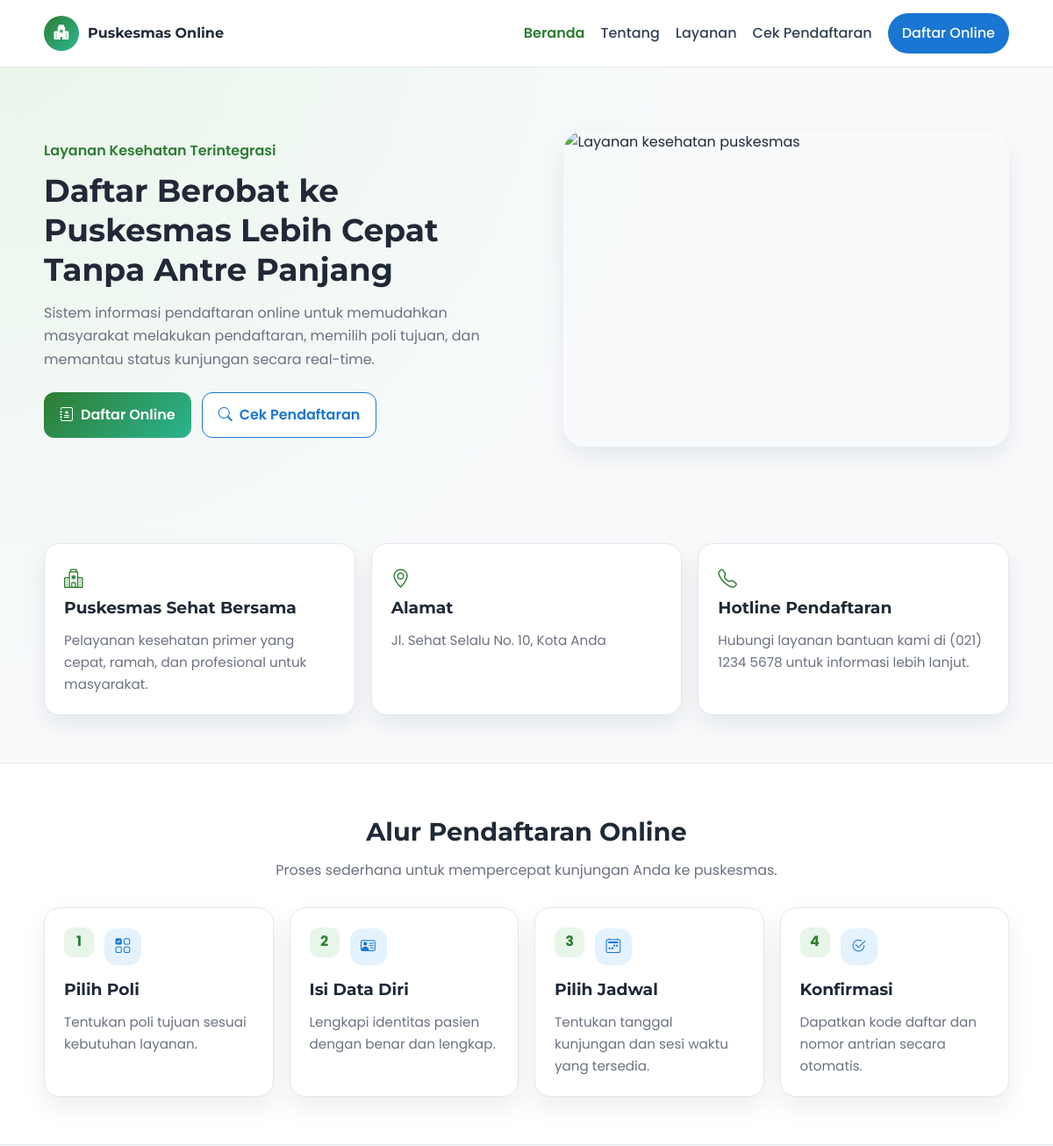
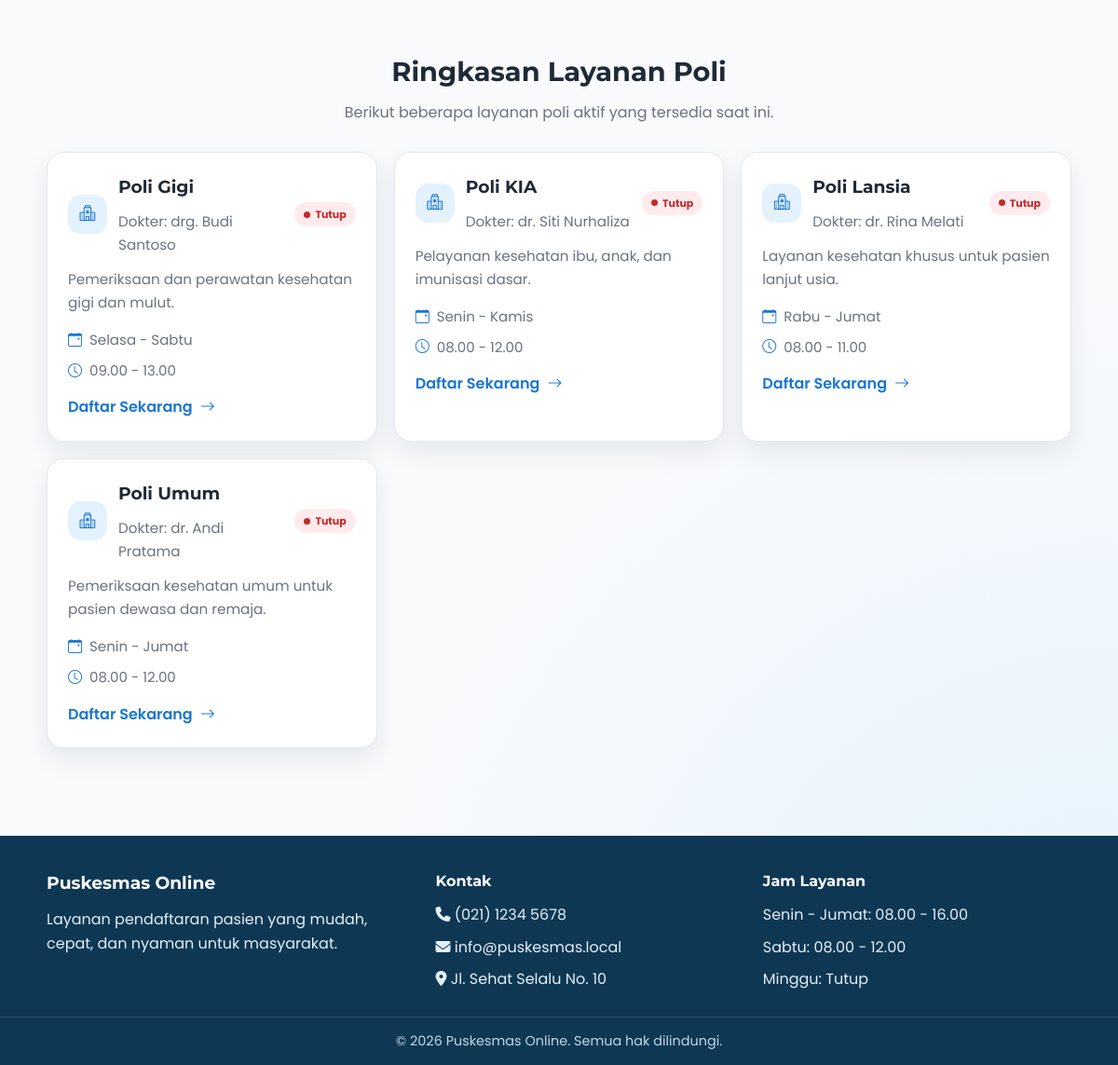
The page / on the database its author committed (2 pictures, top to bottom).
### tables this page shows
CREATE TABLE `profil_puskesmas` (
  `id` int unsigned NOT NULL AUTO_INCREMENT,
  `nama_puskesmas` varchar(150) NOT NULL,
  `deskripsi_singkat` text,
  `alamat` text,
  `telepon` varchar(30) DEFAULT NULL,
  `email` varchar(100) DEFAULT NULL,
  `visi` text,
  `misi` text,
  `informasi_umum` text,
  `created_at` timestamp NULL DEFAULT CURRENT_TIMESTAMP,
  `updated_at` timestamp NULL DEFAULT CURRENT_TIMESTAMP ON UPDATE CURRENT_TIMESTAMP,
  PRIMARY KEY (`id`)
);

CREATE TABLE `poli` (
  `id` int unsigned NOT NULL AUTO_INCREMENT,
  `nama_poli` varchar(100) NOT NULL,
  `deskripsi` text,
  `kondisi_ditangani` text,
  `dokter` varchar(100) DEFAULT NULL,
  `jadwal` varchar(150) DEFAULT NULL,
  `jam_operasional` varchar(100) DEFAULT NULL,
  `is_active` tinyint(1) NOT NULL DEFAULT '1',
  `created_at` timestamp NULL DEFAULT CURRENT_TIMESTAMP,
  `updated_at` timestamp NULL DEFAULT CURRENT_TIMESTAMP ON UPDATE CURRENT_TIMESTAMP,
  PRIMARY KEY (`id`)
);

### config/koneksi.php (called while the page is built, shortened)
<?php
if (!function_exists('cekStatusBuka')) {
	function cekStatusBuka(string $jadwal, string $jamOp): bool
	{
		$hariMap = [
			'senin' => 1, 'selasa' => 2, 'rabu' => 3, 'kamis' => 4,
			'jumat' => 5, 'sabtu' => 6, 'minggu' => 7,
		];
		$now      = new DateTime('now');
		$hariIni  = (int) $now->format('N');
		$jamNow   = $now->format('H:i');
		$jadwalLower = strtolower($jadwal);
		$hariDibuka  = false;
		if (preg_match('/(\w+)\s*[-–]\s*(\w+)/', $jadwalLower, $m)) {
			$awal  = $hariMap[$m[1]] ?? null;
			$akhir = $hariMap[$m[2]] ?? null;
			if ($awal && $akhir) {
				$hariDibuka = ($hariIni >= $awal && $hariIni <= $akhir);
			}
		}
		if (!$hariDibuka) {
			return false;
		}
		$jamOp = str_replace('.', ':', $jamOp);
		if (preg_match('/(\d{1,2}:\d{2})\s*[-–]\s*(\d{1,2}:\d{2})/', $jamOp, $m)) {
			return ($jamNow >= $m[1] && $jamNow <= $m[2]);
		}
		return false;
	}
}

### index.php (the view, shortened to what this page needs)
<?php
require_once __DIR__ . '/config/koneksi.php';
$profil = null;
$daftarPoli = [];
$limitPoli = 6;
$stmtProfil = $mysqli->prepare('SELECT nama_puskesmas, alamat, deskripsi_singkat FROM profil_puskesmas LIMIT 1');
if ($stmtProfil) {
	$stmtProfil->execute();
	$resultProfil = $stmtProfil->get_result();
	$profil = $resultProfil ? $resultProfil->fetch_assoc() : null;
}
$stmtKolomStatus = $mysqli->prepare("SELECT COUNT(*) AS total FROM information_schema.COLUMNS WHERE TABLE_SCHEMA = DATABASE() AND TABLE_NAME = 'poli' AND COLUMN_NAME = 'status'");
$punyaKolomStatus = false;
if ($stmtKolomStatus) {
	$stmtKolomStatus->execute();
	$resultKolomStatus = $stmtKolomStatus->get_result();
	if ($resultKolomStatus) {
		$punyaKolomStatus = ((int) ($resultKolomStatus->fetch_assoc()['total'] ?? 0)) > 0;
	}
}
if ($punyaKolomStatus) {
	$stmtPoli = $mysqli->prepare('SELECT id, nama_poli, deskripsi, dokter, jadwal, jam_operasional FROM poli WHERE status = ? ORDER BY nama_poli ASC LIMIT ?');
	if ($stmtPoli) {
		$statusAktif = 'aktif';
		$stmtPoli->bind_param('si', $statusAktif, $limitPoli);
		$stmtPoli->execute();
		$resultPoli = $stmtPoli->get_result();
		if ($resultPoli) {
			while ($row = $resultPoli->fetch_assoc()) {
				$daftarPoli[] = $row;
			}
		}
		$stmtPoli->close();
	}
} else {
	$stmtPoli = $mysqli->prepare('SELECT id, nama_poli, deskripsi, dokter, jadwal, jam_operasional FROM poli WHERE is_active = ? ORDER BY nama_poli ASC LIMIT ?');
	if ($stmtPoli) {
		$isActive = 1;
		$stmtPoli->bind_param('ii', $isActive, $limitPoli);
		$stmtPoli->execute();
		$resultPoli = $stmtPoli->get_result();
		if ($resultPoli) {
			while ($row = $resultPoli->fetch_assoc()) {
				$daftarPoli[] = $row;
			}
		}
	}
}
include __DIR__ . '/includes/header.php';
?>
<section class="hero-section">
	<div class="container hero-grid">
		<div>
			<p class="hero-tag">Layanan Kesehatan Terintegrasi</p>
			<h1>Daftar Berobat ke Puskesmas Lebih Cepat Tanpa Antre Panjang</h1>
			<p class="hero-desc">
				Sistem informasi pendaftaran online untuk memudahkan masyarakat melakukan pendaftaran,
				memilih poli tujuan, dan memantau status kunjungan secara real-time.
			</p>
			<div class="hero-actions">
				<a href="pendaftaran.php" class="btn btn-primary"><i class="bi bi-journal-medical"></i> Daftar Online</a>
				<a href="cek-pendaftaran.php" class="btn btn-outline"><i class="bi bi-search"></i> Cek Pendaftaran</a>
			</div>
		</div>
		<div class="hero-image-wrap">
			<img src="https://images.unsplash.com/photo-1631217868264-e5b90bb7e133?auto=format&fit=crop&w=1200&q=80" alt="Layanan kesehatan puskesmas" class="hero-image">
		</div>
	</div>
</section>
<section class="section">
	<div class="container info-cards">
		<article class="info-card">
			<i class="bi bi-hospital"></i>
			<h3><?= htmlspecialchars($profil['nama_puskesmas'] ?? 'Puskesmas Sehat Bersama') ?></h3>
			<p><?= htmlspecialchars($profil['deskripsi_singkat'] ?? 'Pusat layanan kesehatan primer dengan tenaga medis profesional dan ramah.') ?></p>
		</article>
		<article class="info-card">
			<i class="bi bi-geo-alt"></i>
			<h3>Alamat</h3>
			<p><?= htmlspecialchars($profil['alamat'] ?? 'Jl. Sehat Selalu No. 10, Kota Anda') ?></p>
		</article>
		<article class="info-card">
			<i class="bi bi-telephone"></i>
			<h3>Hotline Pendaftaran</h3>
			<p>Hubungi layanan bantuan kami di (021) 1234 5678 untuk informasi lebih lanjut.</p>
		</article>
	</div>
</section>
<section class="section section-alt">
	<div class="container">
		<div class="section-head">
			<h2>Alur Pendaftaran Online</h2>
			<p>Proses sederhana untuk mempercepat kunjungan Anda ke puskesmas.</p>
		</div>
		<div class="flow-grid">
			<article class="flow-item">
				<div class="flow-head"><span>1</span><i class="bi bi-ui-checks-grid"></i></div>
				<h3>Pilih Poli</h3>
				<p>Tentukan poli tujuan sesuai kebutuhan layanan.</p>
			</article>
			<article class="flow-item">
				<div class="flow-head"><span>2</span><i class="bi bi-person-vcard"></i></div>
				<h3>Isi Data Diri</h3>
				<p>Lengkapi identitas pasien dengan benar dan lengkap.</p>
			</article>
			<article class="flow-item">
				<div class="flow-head"><span>3</span><i class="bi bi-calendar2-week"></i></div>
				<h3>Pilih Jadwal</h3>
				<p>Tentukan tanggal kunjungan dan sesi waktu yang tersedia.</p>
			</article>
			<article class="flow-item">
				<div class="flow-head"><span>4</span><i class="bi bi-check2-circle"></i></div>
				<h3>Konfirmasi</h3>
				<p>Dapatkan kode daftar dan nomor antrian secara otomatis.</p>
			</article>
		</div>
	</div>
</section>
<section class="section">
	<div class="container">
		<div class="section-head">
			<h2>Ringkasan Layanan Poli</h2>
			<p>Berikut beberapa layanan poli aktif yang tersedia saat ini.</p>
		</div>
		<div class="service-grid">
			<?php if (!empty($daftarPoli)): ?>
				<?php foreach ($daftarPoli as $poli): ?>
					<?php $buka = cekStatusBuka((string)($poli['jadwal'] ?? ''), (string)($poli['jam_operasional'] ?? '')); ?>
					<article class="service-card">
						<div class="card-top">
							<span class="card-icon"><i class="bi bi-hospital"></i></span>
							<div>
								<h3><?= htmlspecialchars($poli['nama_poli']) ?></h3>
								<p class="card-subtitle">Dokter: <?= htmlspecialchars($poli['dokter'] ?: '-') ?></p>
							</div>
							<span class="poli-status-badge <?= $buka ? 'poli-buka' : 'poli-tutup' ?>">
								<span class="poli-dot"></span>
								<?= $buka ? 'Buka' : 'Tutup' ?>
							</span>
						</div>
						<p><?= htmlspecialchars($poli['deskripsi'] ? mb_strimwidth($poli['deskripsi'], 0, 120, '…', 'UTF-8') : 'Layanan kesehatan umum untuk pasien sesuai jadwal dokter.') ?></p>
						<ul class="service-meta">
							<li><i class="bi bi-calendar-event"></i> <?= htmlspecialchars($poli['jadwal'] ?: '-') ?></li>
							<li><i class="bi bi-clock"></i> <?= htmlspecialchars($poli['jam_operasional'] ?: '-') ?></li>
						</ul>
						<a href="pendaftaran.php?poli=<?= (int) $poli['id'] ?>" class="card-link">Daftar Sekarang <i class="bi bi-arrow-right"></i></a>
					</article>
				<?php endforeach; ?>
			<?php endif; ?>
		</div>
	</div>
</section>
<?php include __DIR__ . '/includes/footer.php'; ?>

### assets/css/style.css (style rules this page uses)
:root { --primary-green: #2E7D32; --soft-green: #E8F5E9; --primary-blue: #1976D2; --soft-blue: #E3F2FD; --white: #FFFFFF; --background: #F8FAFC; --text-dark: #1F2937; --text-muted: #6B7280; --border: #E5E7EB; --shadow: 0 12px 28px rgba(15, 23, 42, 0.08); }
* { box-sizing: border-box; margin: 0; padding: 0; }
body { font-family: 'Poppins', sans-serif; color: var(--text-dark); background: radial-gradient(circle at 0% 0%, var(--soft-green) 0%, transparent 28%), radial-gradient(circle at 100% 100%, var(--soft-blue) 0%, transparent 30%), var(--background); line-height: 1.65; }
img { max-width: 100%; display: block; }
a { color: inherit; text-decoration: none; }
.container { width: min(1100px, 92%); margin: 0 auto; }
.hero-section { padding: 72px 0 56px; }
.hero-grid { display: grid; grid-template-columns: 1.1fr 1fr; gap: 34px; align-items: center; }
.hero-tag { color: var(--primary-green); font-weight: 600; margin-bottom: 10px; }
.hero-section h1 { font-family: 'Montserrat', sans-serif; font-size: clamp(1.8rem, 3vw, 2.9rem); line-height: 1.25; margin-bottom: 14px; }
.hero-desc { color: var(--text-muted); max-width: 58ch; }
.hero-actions { margin-top: 24px; display: flex; flex-wrap: wrap; gap: 12px; }
.btn { display: inline-flex; align-items: center; gap: 8px; padding: 12px 18px; border-radius: 12px; font-weight: 600; transition: transform 0.18s ease; }
.btn-primary { background: linear-gradient(135deg, var(--primary-green), #2ab48f); color: var(--white); }
.btn-outline { border: 1px solid var(--primary-blue); color: var(--primary-blue); background: var(--white); }
.hero-image-wrap { border-radius: 24px; overflow: hidden; box-shadow: var(--shadow); }
.hero-image { width: 100%; height: 100%; min-height: 360px; object-fit: cover; }
.section { padding: 54px 0; }
.section-alt { background: var(--white); border-top: 1px solid var(--border); border-bottom: 1px solid var(--border); }
.section-head { text-align: center; margin-bottom: 28px; }
.section-head h2 { font-family: 'Montserrat', sans-serif; font-size: clamp(1.4rem, 2.4vw, 2rem); }
.section-head p { color: var(--text-muted); margin-top: 8px; }
.info-cards, .flow-grid, .service-grid { display: grid; gap: 18px; }
.info-cards { grid-template-columns: repeat(3, minmax(0, 1fr)); }
.info-card, .flow-item, .service-card { background: var(--white); border: 1px solid var(--border); border-radius: 18px; padding: 22px; box-shadow: var(--shadow); }
.flow-head, .card-top { display: flex; align-items: center; gap: 12px; margin-bottom: 12px; }
.info-card i { font-size: 1.35rem; color: var(--primary-green); margin-bottom: 12px; }
.service-card .card-icon, .flow-head i { display: inline-grid; place-items: center; width: 42px; height: 42px; border-radius: 14px; background: var(--soft-blue); color: var(--primary-blue); flex-shrink: 0; font-size: 1.05rem; }
.info-card h3, .flow-item h3, .service-card h3 { font-family: 'Montserrat', sans-serif; margin-bottom: 8px; }
.card-subtitle { font-size: 0.88rem; color: var(--text-muted); margin-bottom: 0; }
.info-card p, .flow-item p, .service-card p { color: var(--text-muted); font-size: 0.95rem; }
.flow-grid { grid-template-columns: repeat(4, minmax(0, 1fr)); }
.flow-item span { display: inline-grid; place-items: center; width: 34px; height: 34px; margin-bottom: 10px; border-radius: 10px; background: var(--soft-green); color: var(--primary-green); font-weight: 700; }
.flow-item p:last-child, .service-card p:last-of-type { margin-bottom: 0; }
.service-grid { grid-template-columns: repeat(3, minmax(0, 1fr)); }
.poli-status-badge { display: inline-flex; align-items: center; gap: 5px; padding: 4px 10px; border-radius: 999px; font-size: 11px; font-weight: 700; white-space: nowrap; margin-left: auto; flex-shrink: 0; }
.poli-dot { width: 7px; height: 7px; border-radius: 50%; flex-shrink: 0; }
.poli-tutup { background: #ffebee; color: #c62828; }
.poli-tutup .poli-dot { background: #c62828; }
.service-meta { list-style: none; margin: 16px 0 0; display: grid; gap: 8px; color: var(--text-muted); font-size: 0.94rem; }
.service-meta li { display: flex; align-items: center; gap: 8px; }
.service-meta i { color: var(--primary-blue); }
.card-link { margin-top: 14px; display: inline-flex; align-items: center; gap: 8px; color: var(--primary-blue); font-weight: 600; }

### rows shown on the page
profil_puskesmas: nama_puskesmas "Puskesmas Sehat Bersama", deskripsi_singkat "Pelayanan kesehatan primer yang cepat, ramah, dan profesional untuk masyarakat.", alamat "Jl. Sehat Selalu No. 10, Kota Anda"
poli: nama_poli "Poli Gigi", dokter "drg. Budi Santoso", shows "Tutup", deskripsi "Pemeriksaan dan perawatan kesehatan gigi dan mulut.", jadwal "Selasa - Sabtu", jam_operasional "09.00 - 13.00"
poli: nama_poli "Poli KIA", dokter "dr. Siti Nurhaliza", shows "Tutup", deskripsi "Pelayanan kesehatan ibu, anak, dan imunisasi dasar.", jadwal "Senin - Kamis", jam_operasional "08.00 - 12.00"
poli: nama_poli "Poli Lansia", dokter "dr. Rina Melati", shows "Tutup", deskripsi "Layanan kesehatan khusus untuk pasien lanjut usia.", jadwal "Rabu - Jumat", jam_operasional "08.00 - 11.00"
poli: nama_poli "Poli Umum", dokter "dr. Andi Pratama", shows "Tutup", deskripsi "Pemeriksaan kesehatan umum untuk pasien dewasa dan remaja.", jadwal "Senin - Jumat", jam_operasional "08.00 - 12.00"
